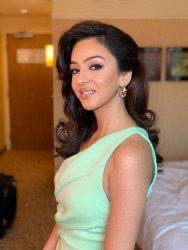
#> input picture ArpitaVats.jpg, 188 x 250 px
$ python EnhanceImageQuality.py
#> lines starting #> are read from the running program, lines starting #| are printed output that depends on the picture
# load the required packages
import cv2
import numpy as np

# load the image into system memory
image = cv2.imread('ArpitaVats.jpg', flags=cv2.IMREAD_COLOR)
#> image is the input picture: shape (250, 188, 3); mean B, G, R 84.7, 113.5, 147.5

# display the image to the screen
cv2.imshow('AV CV- Winter Wonder', image)
cv2.waitKey()
cv2.destroyAllWindows()

kernel = np.array([[0, -1, 0],
                   [-1, 5,-1],
                   [0, -1, 0]])
image_sharp = cv2.filter2D(src=image, ddepth=-1, kernel=kernel)
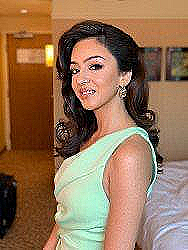
#> image_sharp: shape (250, 188, 3); mean B, G, R 86.2, 114.3, 147.7
cv2.imshow('AV CV- Winter Wonder Sharpened', image_sharp)
cv2.waitKey()
cv2.destroyAllWindows()
